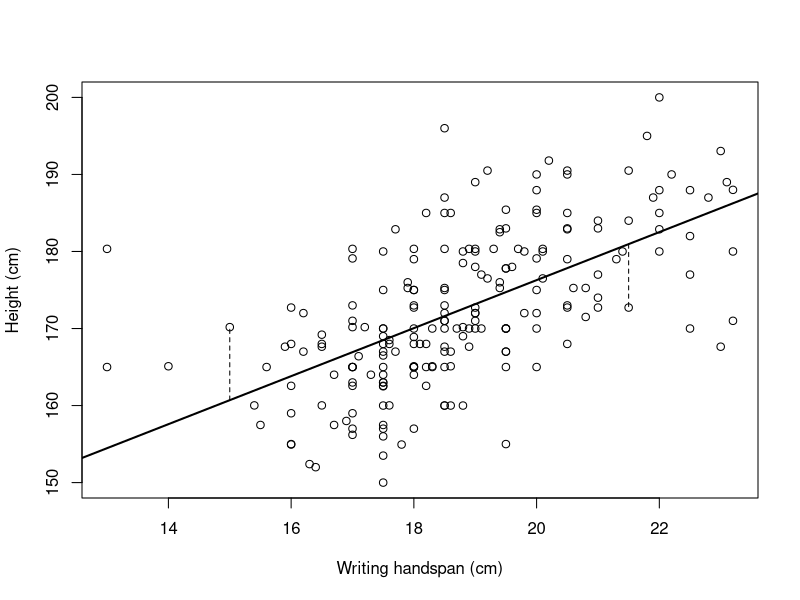

Write the R code that produced this figure.
#example from the book of R
library(MASS)
survey
?survey

plot(survey$Height~survey$Wr.Hnd, xlab = "Writing handspan (cm)", ylab= "Height (cm)") #see the plot
        #The result looks linear with a positive slope

cor(survey$Wr.Hnd, survey$Height, use = "complete.obs") #0.6009909

#R will remove NA values when plotting and to find out how many observations were removed we do:
incomplete.obs <- which(is.na(survey$Height)|is.na(survey$Wr.Hnd)) #Find out how many observations are NA for Height and Wr.Hnd

length(incomplete.obs)#count how many observations

survfit <- lm(Height~Wr.Hnd, data = survey)

survfit #gives repeat of the code above with estimates if the intercept and the slope. 
        #Wr.Hnd is th slope, and this says that there is 3.117 cm increase 
        #in height for every 1 cm increas in handspan. 

abline (survfit, lwd = 2)

obsA <- c(survey$Wr.Hnd[197], survey$Height[197])
obsB <- c(survey$Wr.Hnd[154], survey$Height[154])

names(survfit) #the elements that make up a lm function

mycoef <- coef(survfit) #direct-access function to get coefficients. resid and fitted are others. 
                        #resid gives residuals and fitted gives fitted.values
beta0.hat <- mycoef[1]
beta1.hat <- mycoef[2]

#show the difference btw line and observations
segments(x0 = c(obsA[1], obsB[1]), y0 = beta0.hat + beta1.hat*c(obsA[1], obsB[1]), 
                x1 = c(obsA[1], obsB[1]), y1 = c(obsA[2], obsB[2]), lty = 2) #adds lines for the difference 
                                                                     #btw the line of fit and actual points

summary(survfit)
confint(survfit, level = 0.95) #should be 95% confident that the true value of Beta 1
                              # lies btw 2.55 and 3.69

#R-squared info is provided in the summary and they describe the proportion of the variation
#in the response that can be attributed to the predictor

#for simple reg: unadjusted or multiple R-squared is found by the square of the 
#estimated correlation coefficient
rho.xy <- cor(survey$Wr.Hnd, survey$Height, use = "complete.obs")
rho.xy^2 #0.3611901 # multiple R-squared value, this tells that 36.1% of the variation 
                    #in height can be attributed to handspan

names(summary(survfit)) #names that are used in the summary and can be used to just get one thing
summary(survfit)$sigma #gives the sigma value in the summary of survfit






